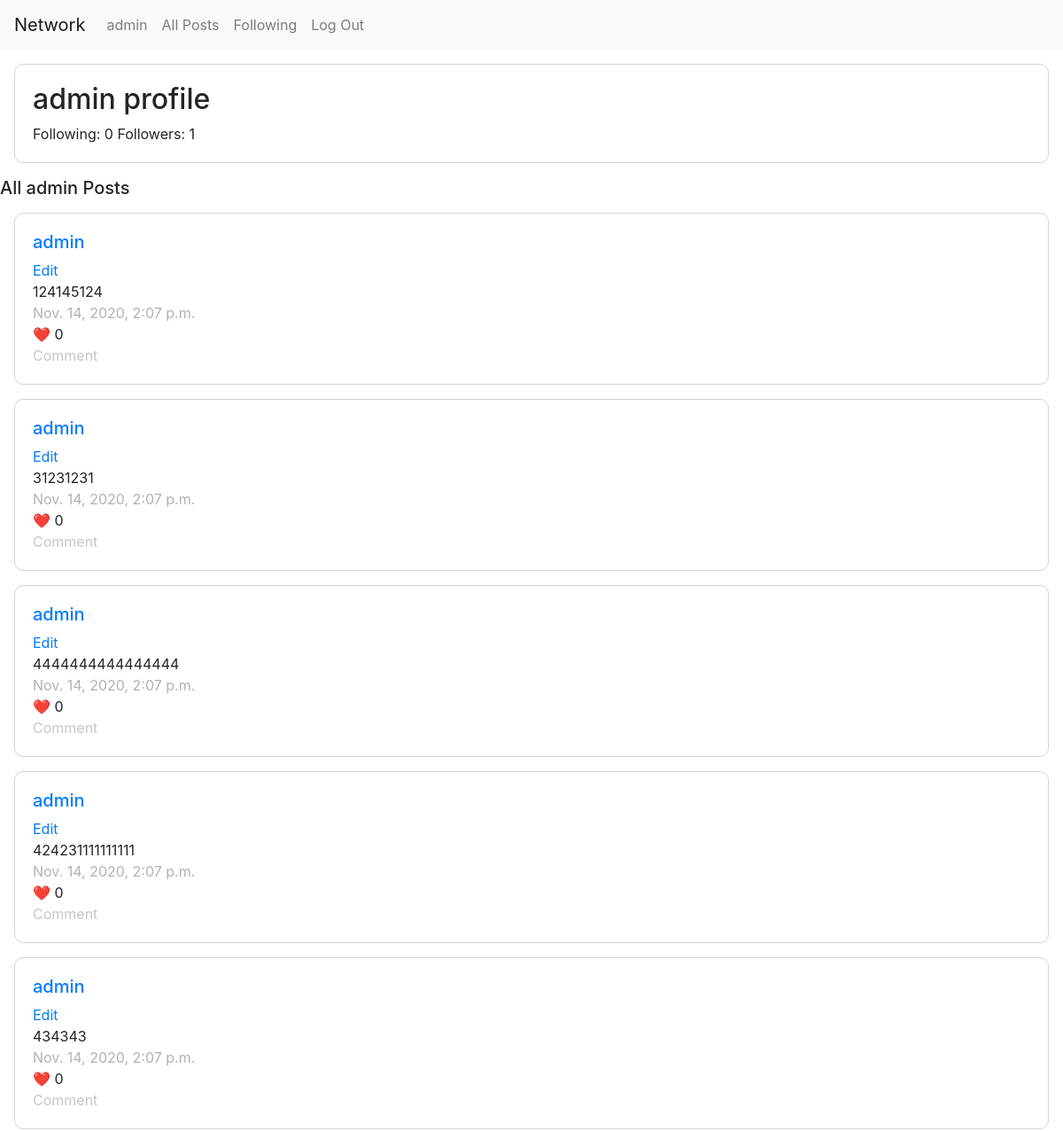
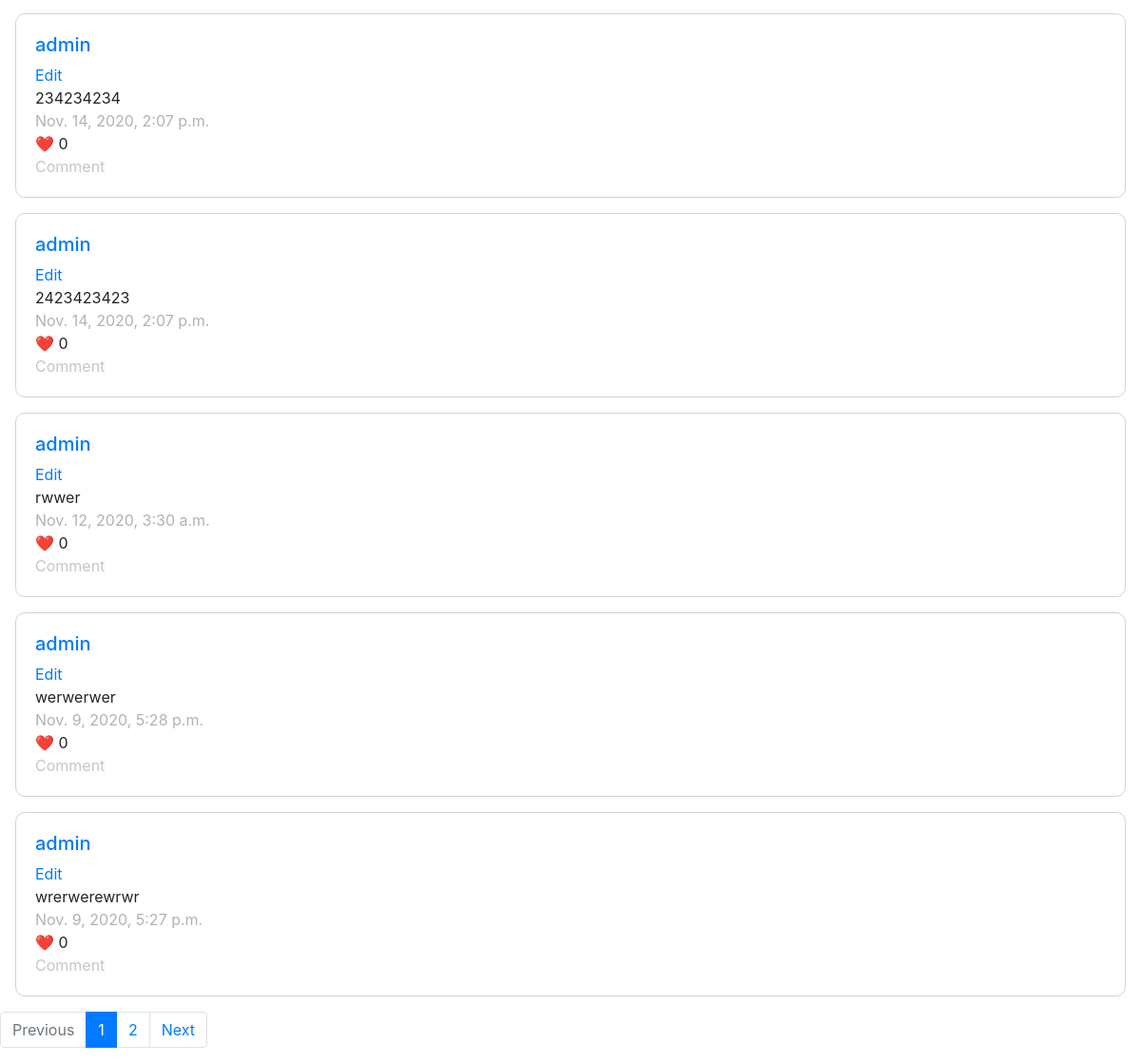
The page /profile/admin (signed in) on the database its author committed (2 pictures, top to bottom).
### network/models.py (models this page shows, shortened)
class User(AbstractUser):
    pass

class Post(models.Model):
    user = models.ForeignKey("User", on_delete=models.CASCADE, related_name="user")
    text = models.CharField(max_length=255)
    likes = models.ManyToManyField('User', blank=True, related_name='likes')
    timestamp = models.DateTimeField(auto_now_add=True)

### network/views.py (the view)
# urls.py: path("profile/<str:profile>", views.profile, name="profile"),
@login_required(login_url='login')
def profile(request, profile):
    user = User.objects.get(id=request.user.id)
    follow = User.objects.get(username=profile)
    is_followed = False
    if UserFollowing.objects.filter(user_id=user, following_user_id=follow).exists():
        is_followed = True
        if request.method == "POST":
            UserFollowing.objects.get(user_id=user, following_user_id=follow).delete()
            is_followed = False
    else:
        if request.method == "POST":
            UserFollowing.objects.create(user_id=user, following_user_id=follow)
            is_followed = True
    following = follow.following.count()
    followers = follow.followers.count()
    posts = post_paginator(request, profile)
    return render(request, 'network/profile.html', {
        'name': profile,
        'following': following,
        'followers': followers,
        'is_followed': is_followed,
        'posts': posts
        })

### network/views.py (called while the page is built)
def post_paginator(request, username):
    if User.objects.filter(username=username).exists():
        user = User.objects.get(username=username)
        posts = Post.objects.filter(user=user)
    else:
        posts = Post.objects.all()
    posts = posts.order_by("-timestamp")
    page = request.GET.get('page', 1)
    paginator = Paginator(posts, 10)
    try:
        posts = paginator.page(page)
    except PageNotAnInteger:
        posts = paginator.page(1)
    except EmptyPage:
        posts = paginator.page(paginator.num_pages)
    return posts

### network/templates/network/profile.html (shortened to what this page needs)
{% extends "network/layout.html" %}
{% load static %}
{% block body %}
<div class='card-body'>
    <h2> {{ name }} profile</h2>
    <span> Following: {{ following }} </span>
    <span> Followers: {{ followers }}</span>
</div>
    <div>
        <h5>All {{ name }} Posts</h5>
    </div>
    {% for post in posts %}
    <div id='{{post.id}}' class="card-body post">
        <h5><a href="/profile/{{post.user}}">{{post.user}}</a></h5>
        <a href=# class='edit'>Edit</a>
        <span id='edit_text' style="display: block">{{post.text}}</span>
        <span style='color:#b2b2b2'>{{post.timestamp}}</span>
        <span class='like'>❤️ {{post.likes.all.count}}</span>
        <a style='color:#c6c6c6'>Comment</a>
    </div>
    {% endfor %}
{% if posts.has_other_pages %}
  <ul class="pagination">
    {% if posts.has_previous %}
      <li class="page-item"><a class="page-link" href="?page={{ posts.previous_page_number }}">Previous</a></li>
    {% else %}
      <li class="page-item disabled">
        <span class="page-link" href="#" tabindex="-1" aria-disabled="true">Previous</span>
      </li>
    {% endif %}
    {% for i in posts.paginator.page_range %}
      {% if posts.number == i %}
        <li class="page-item active" aria-current="page">
        <a class="page-link" href="#">{{ i }} <span class="sr-only">(current)</span></a>
      {% else %}
        <li class="page-item"><a class="page-link" href="?page={{ i }}">{{ i }}</a></li>
      {% endif %}
    {% endfor %}
    {% if posts.has_next %}
      <li class="page-item"><a class="page-link" href="?page={{ posts.next_page_number }}">Next</a></li>
    {% else %}
      <li class="page-item disabled">
        <span class="page-link" href="#" tabindex="-1" aria-disabled="true">Next</span>
      </li>
    {% endif %}
  </ul>
{% endif %}
{% endblock %}

### network/templates/network/layout.html (shortened to what this page needs)
{% load static %}
<!DOCTYPE html>
<html lang="en">
    <head>
        <link rel="stylesheet" href="https://stackpath.bootstrapcdn.com/bootstrap/4.4.1/css/bootstrap.min.css">
        <link href="{% static 'network/styles.css' %}" rel="stylesheet">
    </head>
    <body>
        <nav class="navbar navbar-expand-lg navbar-light bg-light">
            <a class="navbar-brand" href="#">Network</a>
            <div>
              <ul class="navbar-nav mr-auto">
                {% if user.is_authenticated %}
                    <li class="nav-item">
                        <a class="nav-link" id='user-posts' href="{% url 'profile' profile=user.username %}">{{ user.username }}</a>
                    </li>
                {% endif %}
                <li class="nav-item">
                  <a class="nav-link" id='all-posts' href="{% url 'posts' postbox='all' %}">All Posts</a>
                </li>
                {% if user.is_authenticated %}
                    <li class="nav-item">
                        <a class="nav-link" href="{% url 'follow' %}">Following</a>
                    </li>
                    <li class="nav-item">
                        <a class="nav-link" href="{% url 'logout' %}">Log Out</a>
                    </li>
                {% endif %}
              </ul>
            </div>
          </nav>
        <div class="body">
            {% block body %}
            {% endblock %}
        </div>
    </body>
</html>

### network/static/network/styles.css (style rules this page uses)
.card-body { margin: 1em; border: 1px solid lightgray; border-radius: 10px; }
.post { display: flex; flex-direction: column; }

### rows shown on the page
User: username "admin"
Post: user "admin", text "124145124", timestamp "Nov. 14, 2020, 2:07 p.m.", likes.all.count "0"
Post: user "admin", text "31231231", timestamp "Nov. 14, 2020, 2:07 p.m.", likes.all.count "0"
Post: user "admin", text "4444444444444444", timestamp "Nov. 14, 2020, 2:07 p.m.", likes.all.count "0"
Post: user "admin", text "424231111111111", timestamp "Nov. 14, 2020, 2:07 p.m.", likes.all.count "0"
Post: user "admin", text "434343", timestamp "Nov. 14, 2020, 2:07 p.m.", likes.all.count "0"
Post: user "admin", text "234234234", timestamp "Nov. 14, 2020, 2:07 p.m.", likes.all.count "0"
Post: user "admin", text "2423423423", timestamp "Nov. 14, 2020, 2:07 p.m.", likes.all.count "0"
Post: user "admin", text "rwwer", timestamp "Nov. 12, 2020, 3:30 a.m.", likes.all.count "0"
Post: user "admin", text "werwerwer", timestamp "Nov. 9, 2020, 5:28 p.m.", likes.all.count "0"
Post: user "admin", text "wrerwerewrwr", timestamp "Nov. 9, 2020, 5:27 p.m.", likes.all.count "0"

### other values the page prints
{{ following }} "0"
{{ followers }} "1"
{{ i }} "1"
{{ i }} "2"
